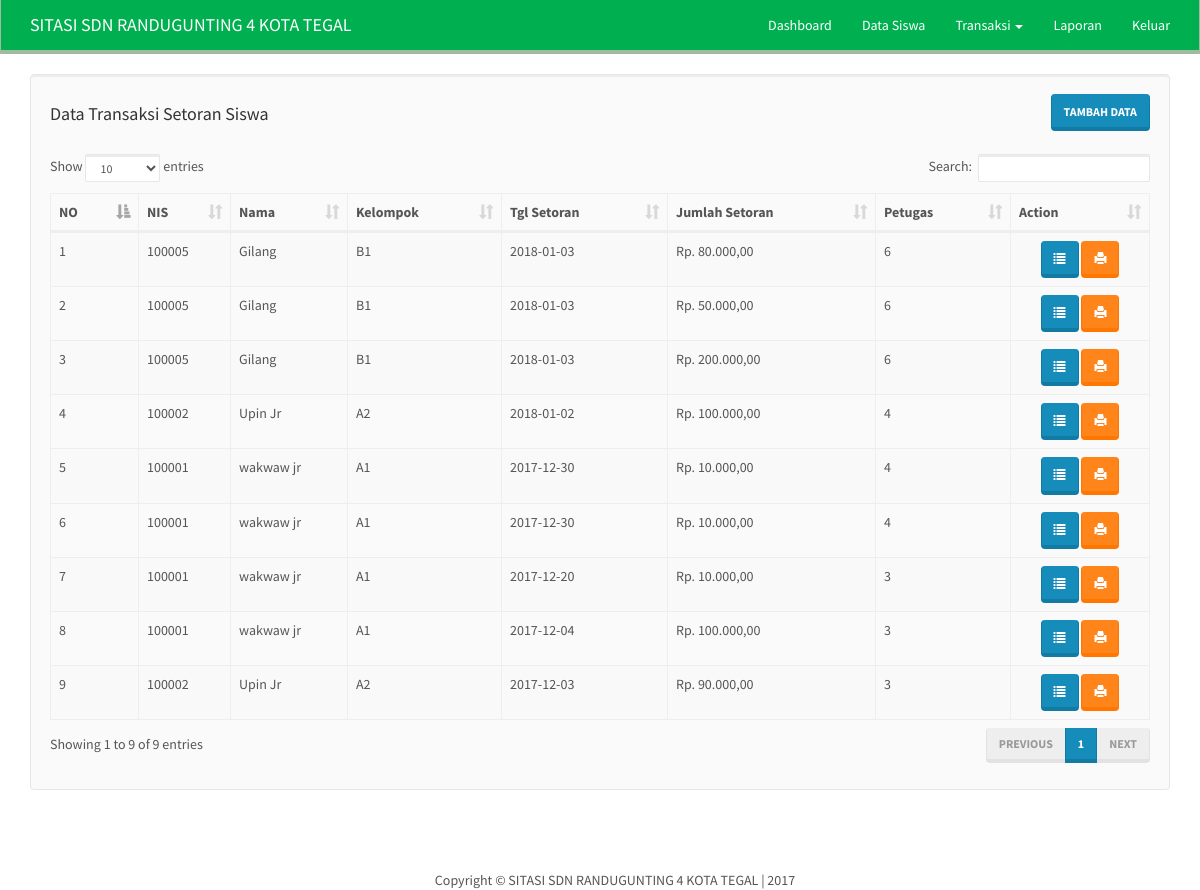
The app's page /transaksi_setor.php (signed in) with its own data.
### tables this page shows
CREATE TABLE `siswa` (
  `id_sw` int(11) NOT NULL,
  `nis` varchar(8) NOT NULL,
  `nama` varchar(50) NOT NULL,
  `alamat` varchar(100) NOT NULL,
  `tgl_lahir` date NOT NULL,
  `jenis_kelamin` varchar(10) NOT NULL,
  `nama_ortu` varchar(50) NOT NULL,
  `telepon` varchar(13) NOT NULL,
  `kelompok` varchar(10) NOT NULL,
  `disabled` int(1) NOT NULL,
  `ditmbh_pd` datetime NOT NULL,
  `diupdt_pd` datetime NOT NULL,
  `dihps_pd` datetime NOT NULL
);

CREATE TABLE `transaksi` (
  `id_trans` int(11) NOT NULL,
  `nis` varchar(10) NOT NULL,
  `tgl_trans` date NOT NULL,
  `debit` int(11) NOT NULL,
  `kredit` int(11) NOT NULL,
  `id_ptgs` varchar(10) NOT NULL
);

### includes/trans.inc.php (called while the page is built, shortened)
<?php
class Transaksi{
	private $conn;
	private $table_name = "siswa";
	private $table_name2 = "transaksi";
	public function __construct($db){
		$this->conn = $db;
	}
	function readAll(){
		$query = "SELECT s.*, trans.* FROM ".$this->table_name." s join ".$this->table_name2." trans on s.nis = trans.nis WHERE s.disabled=0 AND trans.id_ptgs>0 AND trans.kredit=0 ORDER BY trans.tgl_trans DESC";
		$stmt = $this->conn->prepare( $query );
		$stmt->execute();
		return $stmt;
	}
}
?>

### transaksi_setor.php (the view)
<?php
include "header2.php";
include_once 'includes/trans.inc.php';
$pro = new Transaksi($db);
$stmt = $pro->readAll();
?>
<div class="well">
    <div class="row">
        <div class="col-md-6 text-left">
            <h4>Data Transaksi Setoran Siswa</h4>
        </div>
        <div class="col-md-6 text-right">
            <button onclick="location.href='transaksi_setor_baru.php'" class="btn btn-primary">Tambah Data</button>
        </div>
    </div>
    <br/>
    <table width="100%" class="table table-striped table-bordered" id="tabeldata">
        <thead>
            <tr>
                <th>NO</th>
                <th>NIS</th>
                <th>Nama</th>
                <th>Kelompok</th>
                <th>Tgl Setoran</th>
                <th>Jumlah Setoran</th>
                <th>Petugas</th>
                <th width="100px">Action</th>
            </tr>
        </thead>
        <tbody>
    <?php
    $no = 1;
    while ($row = $stmt->fetch(PDO::FETCH_ASSOC)){
    ?>
            <tr>
                <td><?php echo $no++; ?></td>
                <td><?php echo $row['nis'] ?></td>
                <td><?php echo $row['nama'] ?></td>
                <td><?php echo $row['kelompok'] ?></td>
                <td><?php echo $row['tgl_trans'] ?></td>
                <td><?php echo "Rp. " . number_format($row['debit'] , 2 , ',' , '.'); ?></td>
                <td><?php echo $row['id_ptgs'] ?></td>
                <td class="text-center">
              <a href="transsetor-detail.php?idtrans=<?php echo $row['id_trans'] ?>" class="btn btn-primary" title="Lihat Detail"><span class="glyphicon glyphicon-list" aria-hidden="true"></span></a>
              <a href="transsetor-cetak.php?idtrans=<?php echo $row['id_trans']?>" class="btn btn-warning" title="Cetak Laporan" target="_blank"><span class="glyphicon glyphicon-print" aria-hidden="true"></span></a>
              </td>
            </tr>
    <?php
    }
    ?>
        </tbody>
    </table>
</div><br><br><br>
<?php include "footer.php"; ?>

### header2.php (shortened to what this page needs)
<!DOCTYPE html>
<html lang="en">
  <head>
    <link href="css2/bootstrap2.css" rel="stylesheet">
    <link href="css2/dataTables.bootstrap.min.css" rel="stylesheet">
  </head>
  <body>
    <nav class="navbar navbar-inverse navbar-static-top">
      <div class="container">
        <div class="navbar-header">
          <a class="navbar-brand" href="dashboard.html">SITASI SDN RANDUGUNTING 4 KOTA TEGAL</a>
        </div>
        <div id="navbar" class="navbar-collapse collapse">
          <ul class="nav navbar-nav navbar-right">
            <li>
              <a href="dashboard2.php">Dashboard</a>
            </li>
              <li>
                <a href="siswa.php">Data Siswa</a>
              </li>
              <li class="dropdown ">
                <a class="dropdown-toggle" data-toggle="dropdown" role="button" aria-haspopup="true" aria-expanded="false">Transaksi <span class="caret"></span></a>
              </li>
              <li>
                <a href="laporan.php">Laporan</a>
              </li>
            <li><a href="logout.php">Keluar</a></li>
          </ul>
        </div>
      </div>
    </nav>
    <div class="container">

### footer.php (shortened to what this page needs)
<footer class="text-center"><div class="footer-below">
        <div class="container">
          <div class="row">
            <div class="col-lg-12">
              Copyright &copy; SITASI SDN RANDUGUNTING 4 KOTA TEGAL | 2017
            </div>
          </div>
        </div>
      </div>
      </footer>
	</div>
  </body>
</html>

### records on screen
siswa: transaksi.nis "100005", nama "Gilang", kelompok "B1", transaksi.tgl_trans "2018-01-03", transaksi.debit "80.000,00", transaksi.id_ptgs "6", transaksi.debit "50.000,00", transaksi.debit "200.000,00"
siswa: transaksi.nis "100002", nama "Upin Jr", kelompok "A2", transaksi.tgl_trans "2018-01-02", transaksi.debit "100.000,00", transaksi.id_ptgs "4", transaksi.tgl_trans "2017-12-03", transaksi.debit "90.000,00", transaksi.id_ptgs "3"
siswa: transaksi.nis "100001", nama "wakwaw jr", kelompok "A1", transaksi.tgl_trans "2017-12-30", transaksi.debit "10.000,00", transaksi.id_ptgs "4", transaksi.tgl_trans "2017-12-20", transaksi.id_ptgs "3", transaksi.tgl_trans "2017-12-04", transaksi.debit "100.000,00"
